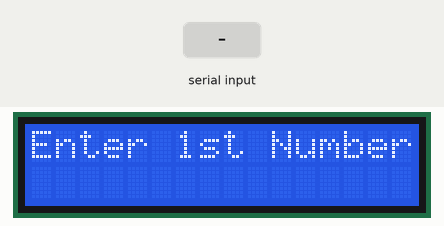
Simulated run of this sketch. Board: Arduino Uno, built with avr-gcc and run on an emulated ATmega328P. On the bench: 16×2 character LCD. The test bench sets the inputs (shaded band).

Above: at 1.2 s.
1.3 s: "90/45\n" received over Serial
At 2.1 s:
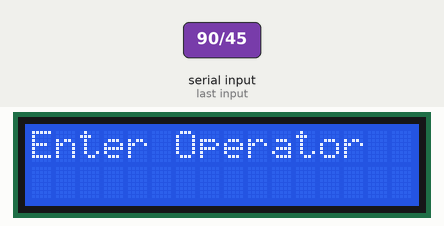
At 3.4 s:
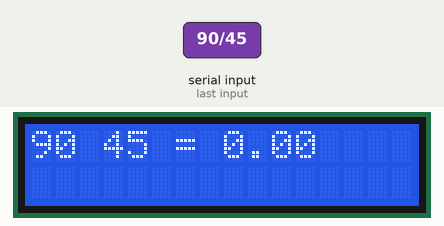
Timing chart, 0 to 4.9 s (numbered marks = the images above; inputs shaded):
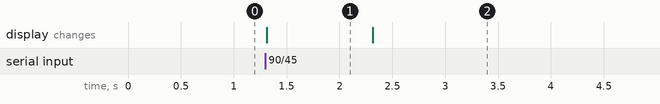

The sketch:

Display_Calculator.ino
```cpp
#include <LiquidCrystal.h>

int rs = 7;
int en = 8;
int d4 = 9;
int d5 = 10;
int d6 = 11;
int d7 = 12;
int d1;
int d2;
String op;
float ans;

LiquidCrystal led(rs,en,d4,d5,d6,d7);

void setup() {
  // put your setup code here, to run once:
led.begin(16,2);
Serial.begin(9600);
}

void loop() {
  // put your main code here, to run repeatedly:
led.setCursor(0,0);
led.print ("Enter 1st Number");
while(Serial.available() == 0){

}
d1 = Serial.parseInt();
led.clear();

led.setCursor(0,0);
led.print ("Enter 2nd Number");
while(Serial.available() == 0){

}
d2 = Serial.parseInt();
led.clear();

led.setCursor(0,0);
led.print ("Enter Operator");
while(Serial.available() == 0){

}
op = Serial.readString();
led.clear();

if (op == "+") {
  ans = d1 + d2;
}
if (op == "-") {
  ans = d1 - d2;
}
if (op == "*") {
  ans = d1 * d2;
}
if (op == "/") {
  ans = d1 / d2;
}

led.clear();
led.setCursor(0,0);
led.print(d1);
led.print(op);
led.print(d2);
led.print(" = ");
led.print(ans);

delay(5000);
}
```

Measured:
- after the input at 1.3 s, the display: changes at once (image 1)
- what the display in image 1 shows lasts 1.0 s, from 1.3 s to 2.3 s
